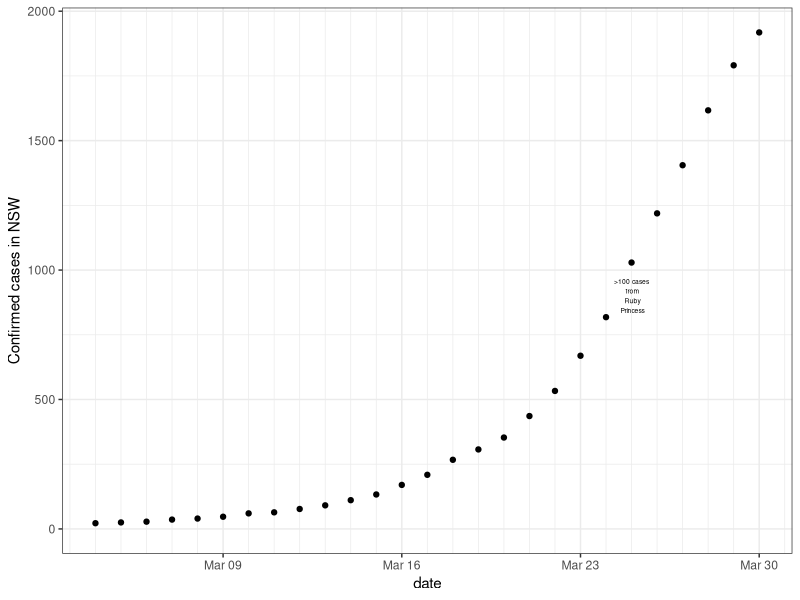
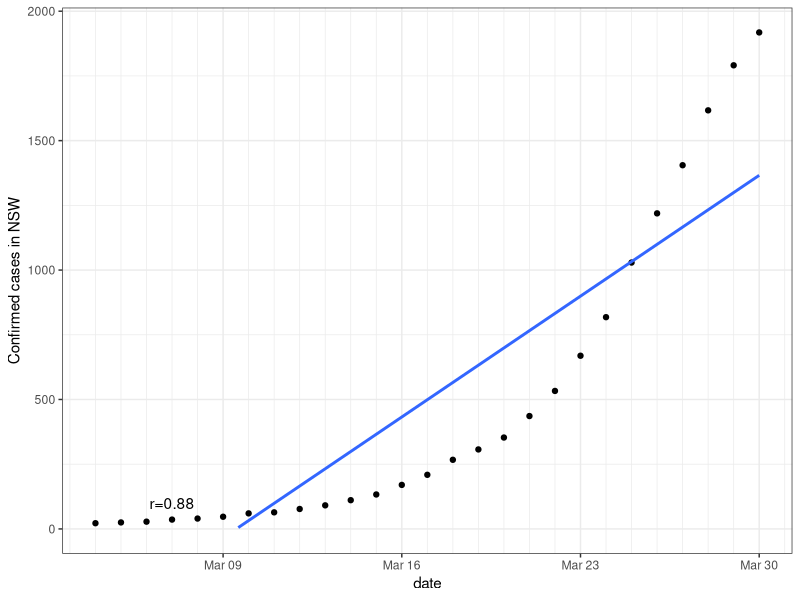
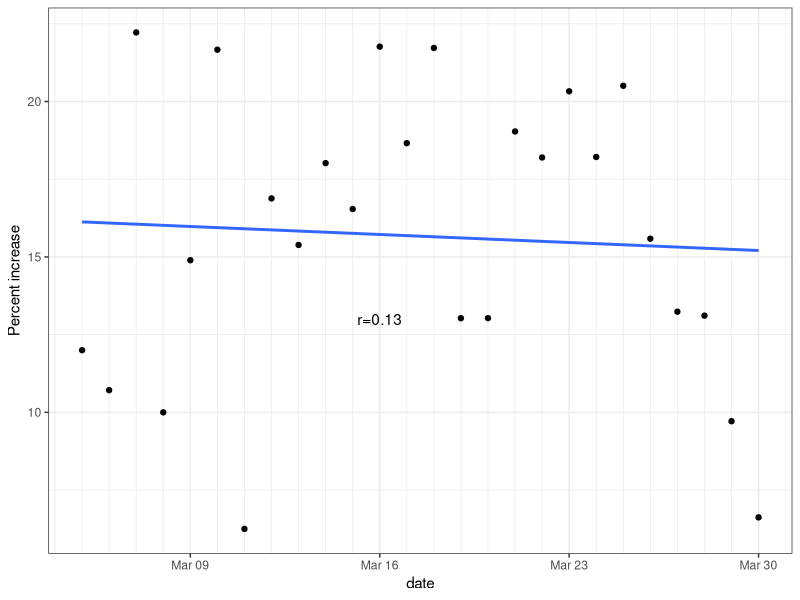
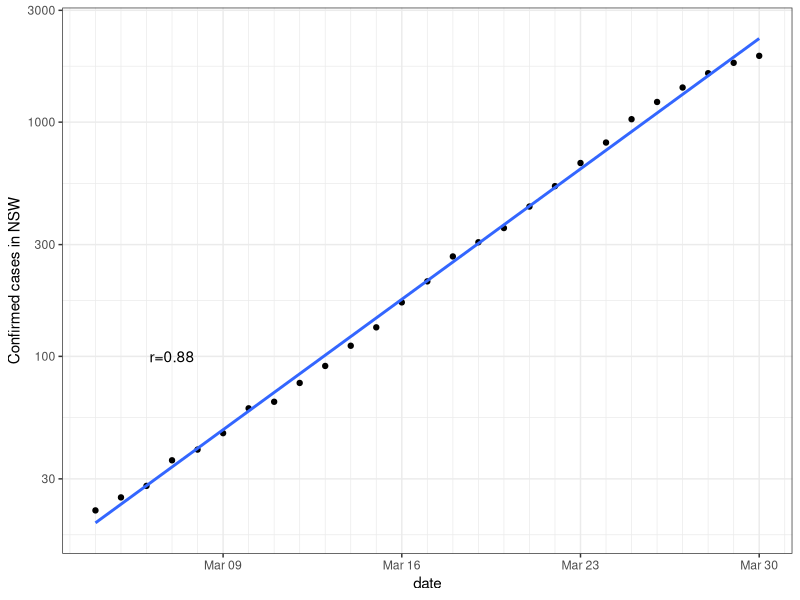
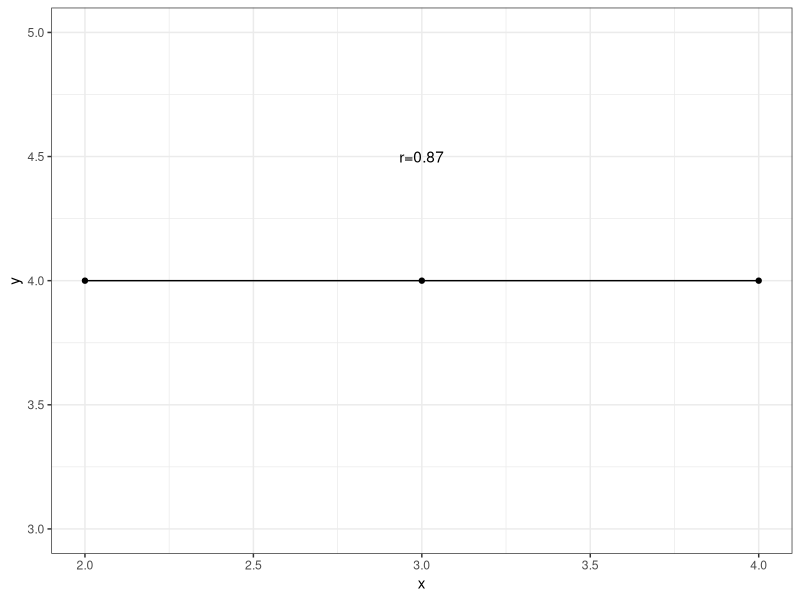

Generate these figures, in order, with R: (Note: this script raises an error after producing the figures.)
## ---- chunk 1
knitr::opts_chunk$set(echo = TRUE)
## ---- chunk 2
NSW<-data.frame( cases= c(22,25,28,36,40,47,60,64,77,91,111,133,170,209,267,307,353,436,533,669,818,1029,1219,1405,1617,1791,1791+127) ) #19 March
#NSW$increase = c(0, 6, 8, 4, 7, 13, 4, 12, 14, 20, 14, 22, 37))  
NSW$date <- seq(as.Date("2020/3/4"), by = "day", length.out = length(NSW$cases))
saveRDS(NSW, file="NSWcases.Rda") #for use by other scripts, like COVD19questions.Rmd
## ---- chunk 3
require(ggplot2)
NSWcor<-cor.test(as.numeric(NSW$date),NSW$cases) 
g<-ggplot( data = NSW, aes( date, cases )) + geom_point() + theme_bw() + ylab("Confirmed cases in NSW") + scale_x_date(date_minor_breaks=("1 days")) + ylim(0,NA) +   annotate("text",x=as.Date("2020/3/25"),y=900, label=">100 cases\n from\n Ruby\n Princess",size=1.7)
show(g)
## ---- chunk 4

g<-ggplot( data = NSW, aes( date, cases )) + geom_point() + theme_bw() + ylab("Confirmed cases in NSW") + scale_x_date(date_minor_breaks=("1 days")) +
  geom_smooth(method='lm', fill=NA) +  ylim(0,NA) +
  annotate("text",x=as.Date("2020/3/7"),y=100, label=paste0("r=",round(NSWcor$estimate,2)), parse=FALSE) 
show(g)
## ---- chunk 5

#Calculate proportional increase
increase<-diff(NSW$cases)
increase<-c(0,increase) #pad with 0 for first item
NSW$increase <- increase
excludeFirst <- tail(NSW,-1)
NSWcori<-cor.test(as.numeric(NSW$date),NSW$increase/NSW$cases) 
h<-ggplot( data = excludeFirst, aes( date, 100*increase/cases )) + geom_point() + theme_bw() + ylab("Percent increase") + scale_x_date(date_minor_breaks=("1 days")) +
  geom_smooth(method='lm', fill=NA) + 
  annotate("text",x=as.Date("2020/3/16"),y=13, label=paste0("r=",round(NSWcori$estimate,2)), parse=FALSE)
show(h)
## ---- chunk 6

show(g + scale_y_log10())

## ---- chunk 7

flatLine<- data.frame( x=c(2,3,4), y=c(4,4,4.00000001) )
flatCor<-cor.test(flatLine$x,flatLine$y) 

ggplot(flatLine,aes(x,y))+
  geom_point() +geom_line() +theme_bw() + ylim(3,5) +
    annotate("text",x=3,y=4.5, label=paste0("r=",round(flatCor$estimate,2)), parse=FALSE)
## ---- chunk 8
knitr::include_graphics("imagesForRmd/masksNoMasksExplainsIt.png")
## ---- chunk 9
knitr::include_graphics("imagesForRmd/maskNoMasksReactions.png")
